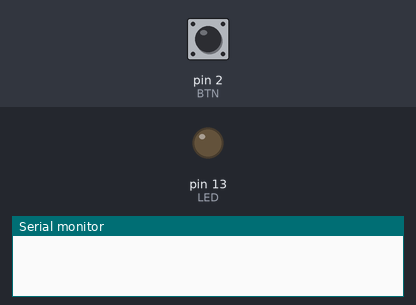
The sketch below on a simulated Arduino Uno, built with avr-gcc and run on an emulated ATmega328P. Parts: output pins drawn as LEDs (lit = HIGH), the last lines printed to the serial monitor. The test bench sets the inputs (shaded band); at power-on: pin 2 (BTN) HIGH.

Above: at 1.2 s.
1.3 s: pin 2 (BTN) pulled LOW for 0.15 s
At 1.6 s:
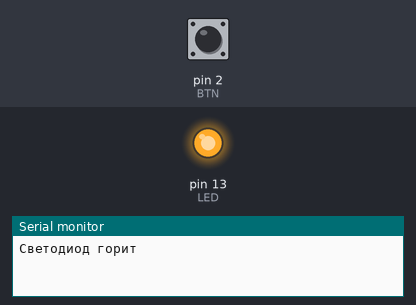
2.9 s: pin 2 (BTN) pulled LOW for 1 s
At 4.1 s:
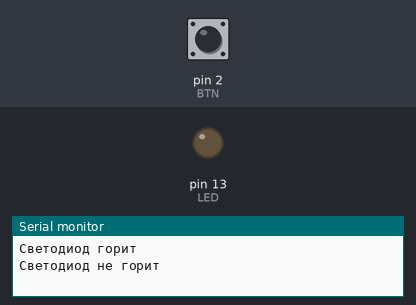
5.4 s: pin 2 (BTN) pulled LOW for 3.2 s
At 6.0 s:
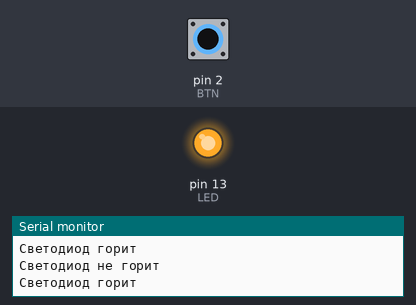
Timing chart, 0 to 8.4 s (numbered marks = the images above; inputs shaded):
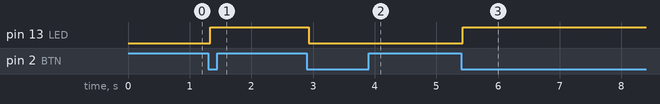

The sketch:

task04_button_toggle.ino
```cpp
// Задание 4: переключение светодиода по нажатию кнопки
const int LED = 13;
const int BTN = 2;

bool ledState = false;
bool lastBtn = HIGH;

void setup() {
  pinMode(LED, OUTPUT);
  pinMode(BTN, INPUT_PULLUP);
  Serial.begin(9600);
}

void loop() {
  bool btn = digitalRead(BTN);

  if (btn != lastBtn) {                  // состояние кнопки изменилось
    delay(30);                           // защита от дребезга
    btn = digitalRead(BTN);              // читаем заново

    if (lastBtn == HIGH && btn == LOW) { // нажатие
      ledState = !ledState;
      digitalWrite(LED, ledState);
      if (ledState) Serial.println("Светодиод горит");
      else          Serial.println("Светодиод не горит");
    }
    lastBtn = btn;
  }
}
```

Measured:
- after the input at 1.3 s, pin 13 (LED): LOW → HIGH at once
- after the input at 2.9 s, pin 13 (LED): HIGH → LOW at once
- after the input at 5.4 s, pin 13 (LED): LOW → HIGH at once
